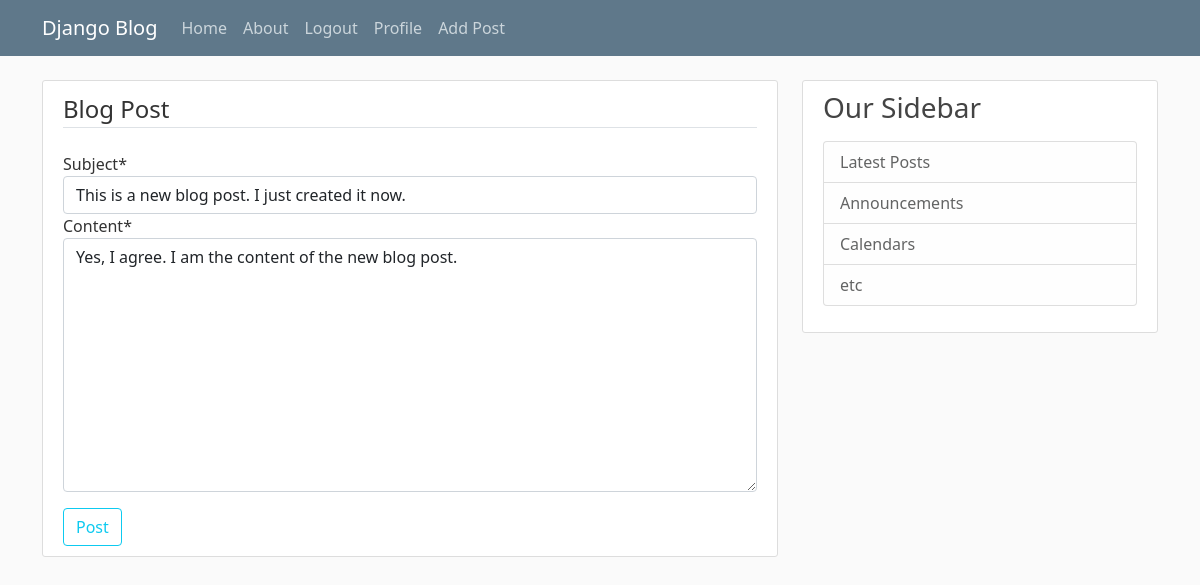
The app's page /post/5/update/ (signed in) with its own data.
### blog/models.py (models this page shows, shortened)
class Post(models.Model):
    title = models.CharField(max_length=100)
    content = models.TextField()
    subject = models.CharField(default='This was created beforehand', max_length=200)
    date_posted = models.DateTimeField(default=timezone.now)
    author = models.ForeignKey(User, on_delete=models.CASCADE)

### blog/views.py (the view, shortened to what this page needs)
# urls.py: path('post/<int:pk>/update/', PostUpdateView.as_view(), name='post-update'),
class PostUpdateView(LoginRequiredMixin, UserPassesTestMixin, UpdateView):
    model = Post
    fields = ['subject', 'content']
    def test_func(self):
        post = self.get_object()
        if post.author == self.request.user:
            return True
        else:
            return False

### blog/templates/blog/post_form.html (shortened to what this page needs)
{% extends 'blog/base.html' %}
{% load crispy_forms_tags %}
{% block content %}
    <div class="content-section">
        <form method="POST">
            <fieldset class="form-group height-600px">
                <legend class="border-bottom mb-4">Blog Post</legend>
                {{ form|crispy  }}
            </fieldset>
            <div class="form-group">
                <button class="btn btn-outline-info mt-3" type="submit">Post</button>
            </div>
        </form>
    </div>
{% endblock content %}

### blog/static/blog/main.css (style rules this page uses)
body { background: #fafafa; color: #333333; margin-top: 5rem; }
.content-section { background: #ffffff; padding: 10px 20px; border: 1px solid #dddddd; border-radius: 3px; margin-bottom: 20px; }

### records on screen
Post: subject "This is a new blog post. I just created it now.", content "Yes, I agree. I am the content of the new blog post."
